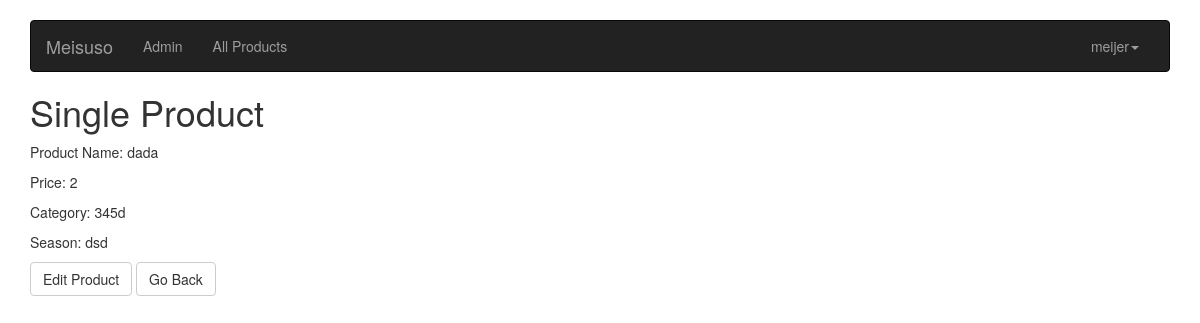
The page /product_detail/2/ (signed in) on the database its author committed.
### accounts/models.py (models this page shows, shortened)
class Product(models.Model):
    author = models.ForeignKey(User, on_delete=models.CASCADE, null=True, editable=False)
    product_name = models.CharField(max_length=100, default = '')
    price = models.IntegerField(default = 0)
    CAT = (
        ('F', 'Fruit'),
        ('V', 'Vegetable'),
    )
    category = models.CharField(max_length=1, choices=CAT, default = '')
    season = models.CharField(max_length=100, default = '')
    description = models.CharField(max_length=100, default = '')
    unit = models.CharField(max_length=100, default = '')

### accounts/views.py (the view)
# urls.py: path('product_detail/<int:pk>/', views.ProductDetailView.as_view(), name='product-detail'),
class ProductDetailView(DetailView):
    model = Product

### accounts/templates/accounts/product_detail.html (shortened to what this page needs)
{% extends 'base.html' %}
{%block body%}
<h1>Single Product</h1>
<p>Product Name: {{product.product_name}}</p>
<p>Price: {{product.price}}</p>
<p>Category: {{product.category}}</p>
<p>Season: {{product.season}}</p>
<a href="/account/profile/edit" class="btn btn-default" role="button">Edit Product</a>
<button class="btn btn-default" onclick="goBack()">Go Back</button>
{%endblock%}

### accounts/templates/base.html (shortened to what this page needs)
<html>
  <head>
    <link rel="stylesheet"
    href="https://maxcdn.bootstrapcdn.com/bootstrap/3.3.7/css/bootstrap.min.css"
>
  </head>
<body>
  <br>
  <div class="container">
    <nav class="navbar navbar-inverse">
          <div class="container-fluid">
            <div class="navbar-header">
              <a class="navbar-brand" href="/">Meisuso</a>
            </div>
            <div id="navbar" class="navbar-collapse collapse">
              {% if request.user.is_superuser %}
              <ul class = "nav navbar-nav">
<li><a href="{% url 'view_profile' %}">Admin</a></li>
</ul>
{%endif%}
  {% if user.is_authenticated %}<ul class = "nav navbar-nav">
    <li><a href="{% url 'all-product' %}">All Products</a></li>
  </ul>
              <ul class="nav navbar-nav navbar-right">
                <li class="dropdown">
                  <a href="#" class="dropdown-toggle" data-toggle="dropdown" role="button" aria-haspopup="true" aria-expanded="false">{{user.username}}<span class="caret"></span></a>
                </li>
              </ul>
                {% else %}
<ul class="nav navbar-nav navbar-right">
                <li><a href="{% url 'register' %}">Register</a></li>
                <li><a href="{% url 'login' %}">Log In</a></li>
  </ul>
{% endif %}
            </div>
          </div>
        </nav>
    {% block body %}
    {% endblock%}
    </div>
  </body>
</html>

### rows shown on the page
Product: product_name "dada", price "2", category "345d", season "dsd"

### other values the page prints
{{ user.username }} "meijer"
